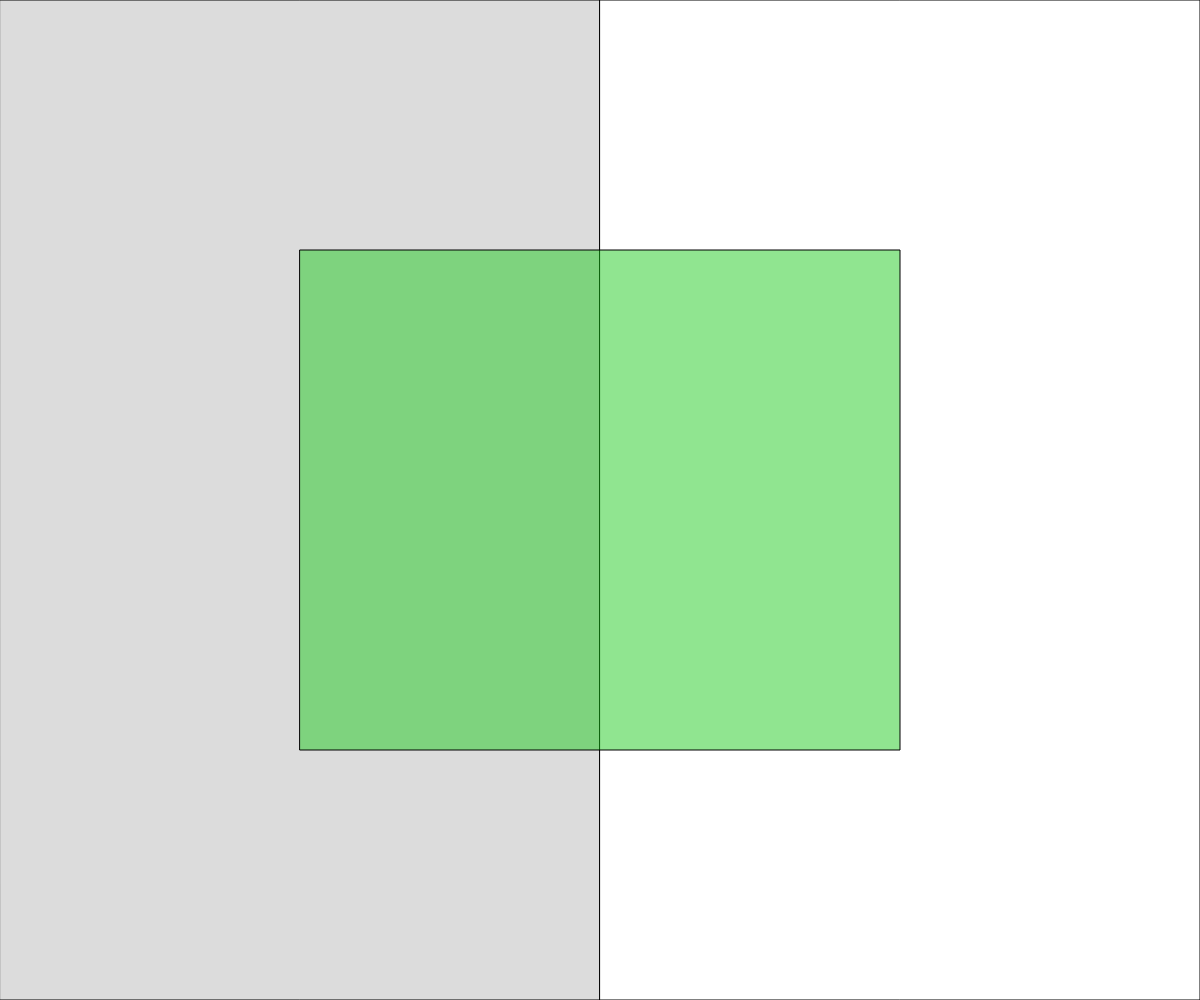
Frame 1 (no input)
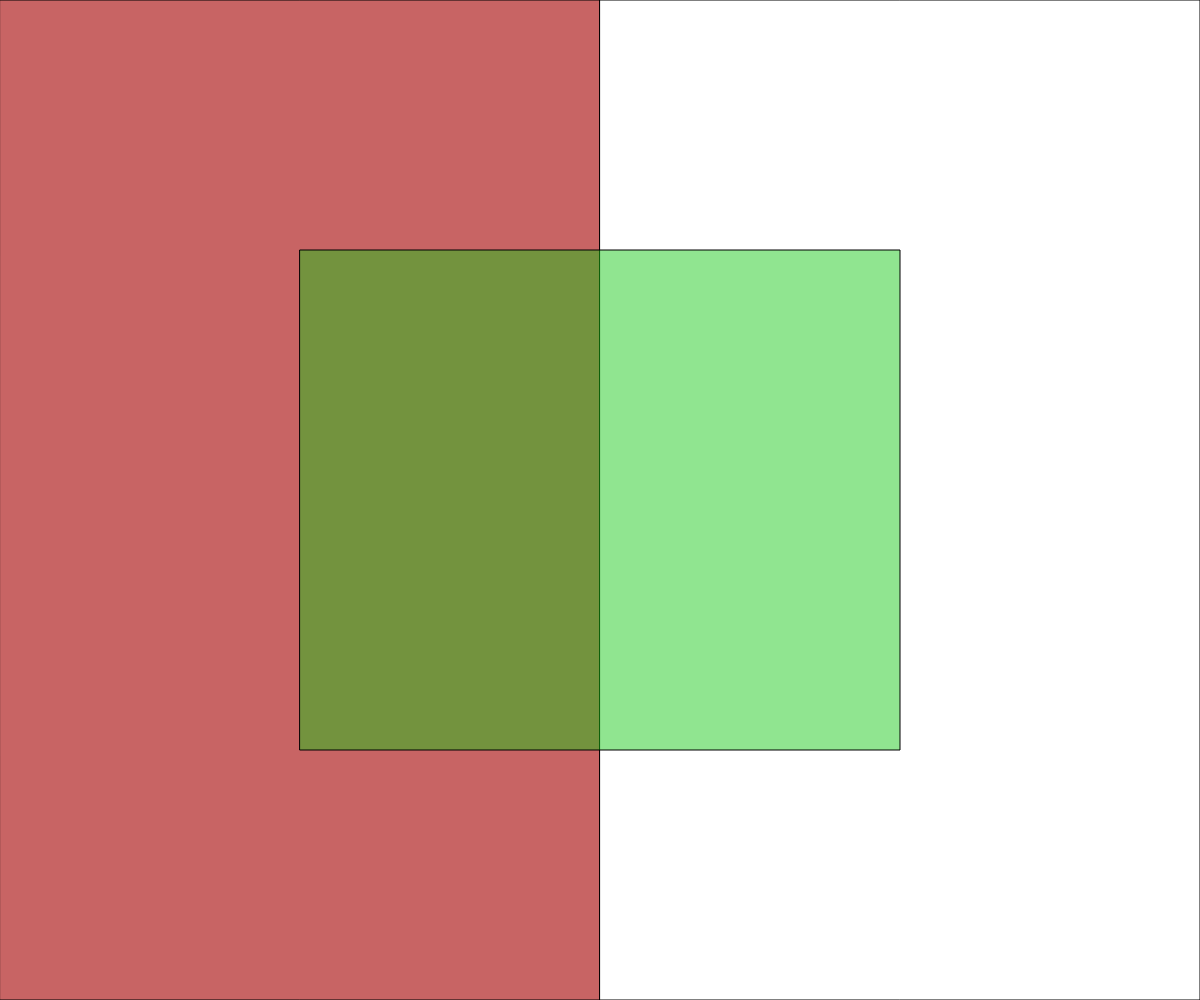
Frame 60 (no input)
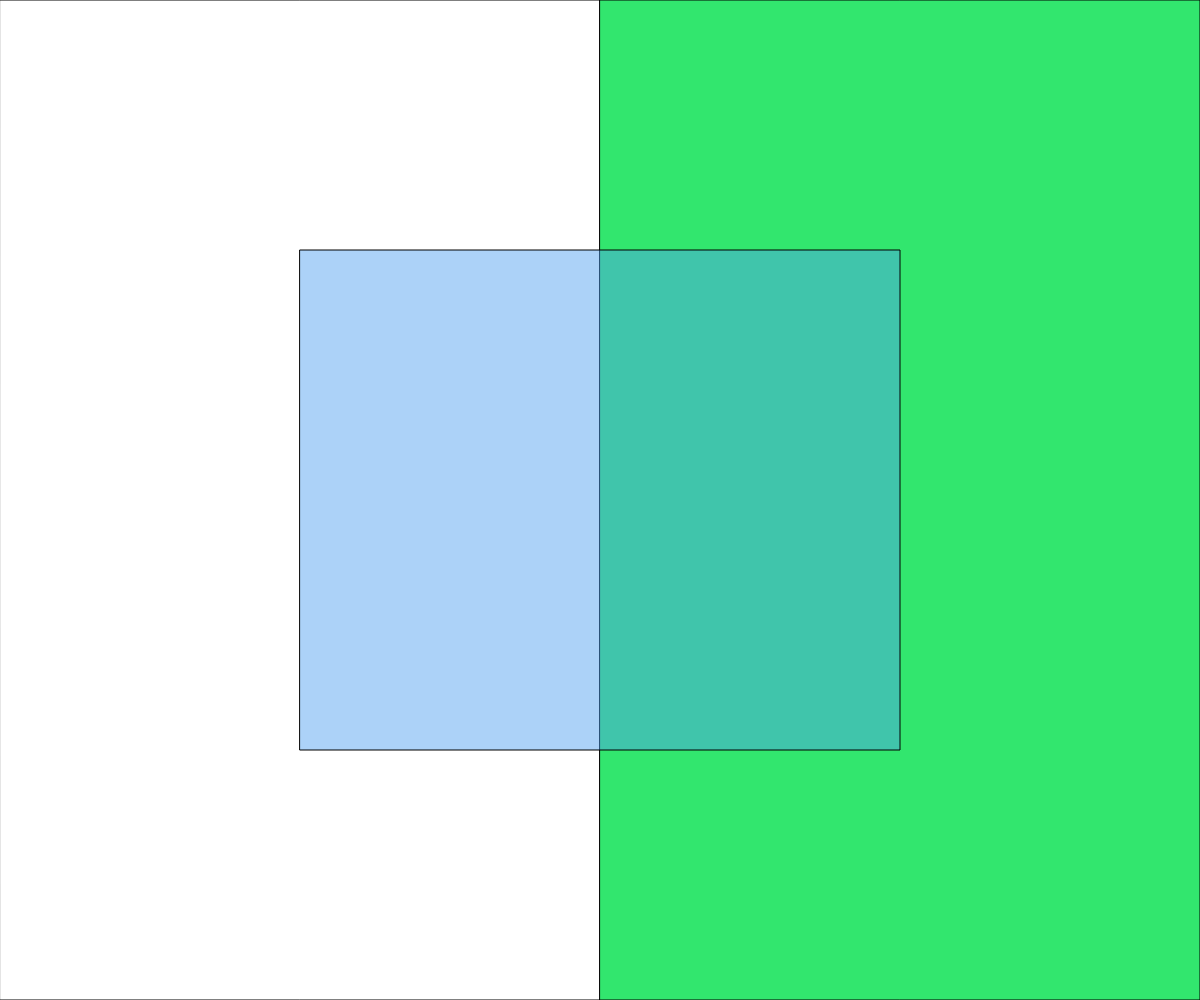
Frame 120 (the mouse pressed at the canvas centre since frame 60)

The p5.js sketch that drew these frames (run headless with seeded random() and noise() and a simulated clock; from frame 60 on, the mouse is pressed at the canvas centre):

// p5.js sketch
// ── sketch.js
// State Variables Demo

let onLeft, onRight; //Boolean State variables
let leftFade = 0;
let rightFade = 0;
const FADE_SPEED = 10; 

function setup() {
  createCanvas(windowWidth, windowHeight);
  onLeft = true;
  onRight = false;
}

function updateCurrentSide(){
//update the state variables to represent which side
//of the canvas the mouse cursor is presently on.
  if(mouseX < width/2){
    //mouse is on the LEFT
    onLeft = true;
    onRight = false;
  }
  else{
    //mouse is on the right
    onRight = true;
    onLeft = false;
  }
}

function renderRectangles(){
  //draw two rectangles of varying fill values on the screen
  if(onLeft){  //onLeft === true
    fill(200,100,100, leftFade);
    leftFade += FADE_SPEED;
  }
  else {
    fill(255);
    leftFade = 0;
  }
  rect(0,0,width/2,height);
  if(onRight){
    fill(50,230,110, rightFade);
    rightFade += FADE_SPEED;
  }
  else {
    fill(255);
    rightFade = 0;
  }
  rect(width/2,0, width/2, height);
}

function draw() {
  background(220);
  updateCurrentSide();
  //print("Left: " + onLeft + "   Right: " + onRight);
  renderRectangles();
  if (mouseX > width*.25 && mouseX < width*.75 && mouseY > height*.25 && mouseY < height*.75){
    fill(80,160,240,120);
  }
  else{
    fill(20,200,20,120);
  }
  rect(width*.25, height*.25,width/2,height/2);
}
